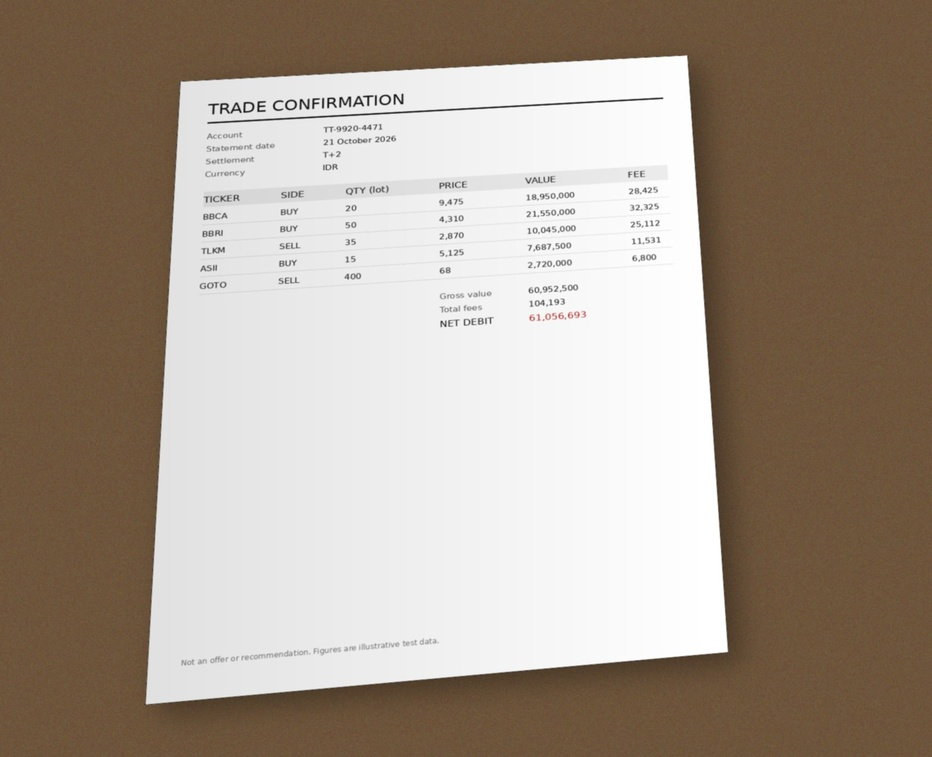
#> input picture .runs/2026-10-28-4/input/photo.jpg, 932 x 757 px, shrunk from 1600 x 1300 before the run
$ python flatten.py
#> lines starting #> are read from the running program, lines starting #| are printed output that depends on the picture; after the words box and inside, x2 and y2 are one past the last pixel; in counts of white or black regions, pixels touching at a corner belong together; long printed decimals are rounded
import json
import cv2
import numpy as np

img = cv2.imread("input/photo.jpg")
#> img is the input picture: shape (757, 932, 3); mean B, G, R 142.5, 155.5, 168.5
H, W = img.shape[:2]
#> H = 757; W = 932

# 1. Segment paper: low saturation + bright (desk is saturated brown)
hsv = cv2.cvtColor(cv2.GaussianBlur(img, (7, 7), 0), cv2.COLOR_BGR2HSV)
#> hsv: shape (757, 932, 3); mean H, S, V 9.1, 61.3, 168.5
mask = ((hsv[..., 1] < 60) & (hsv[..., 2] > 150)).astype(np.uint8) * 255
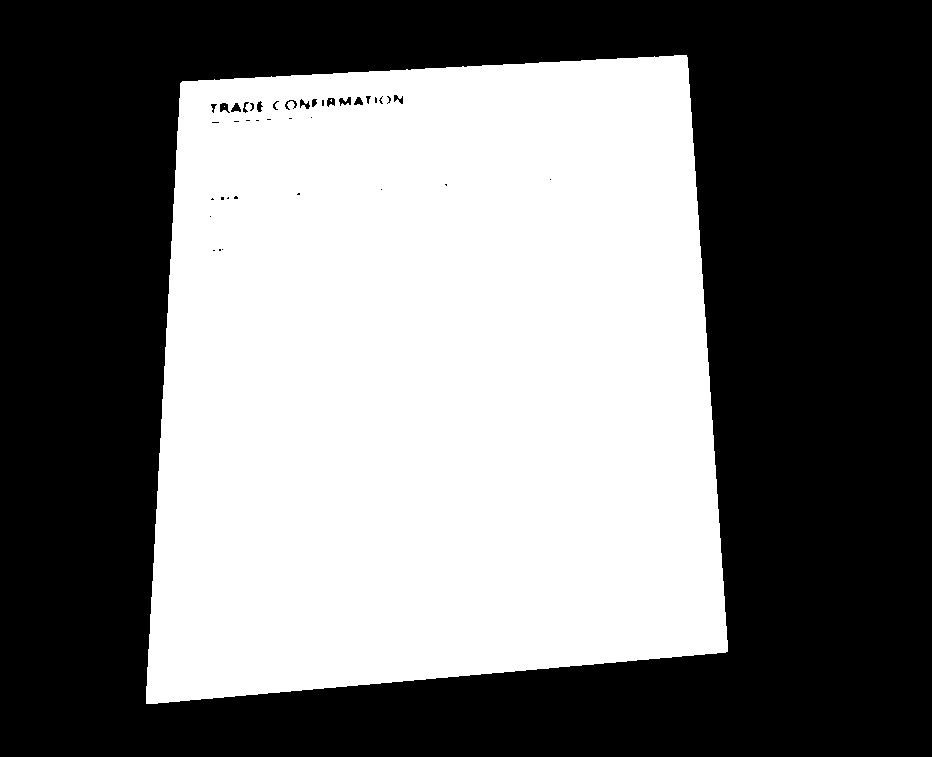
#> mask: shape (757, 932); 47.1% white; 3 white regions (2 under 20 px), largest, box (x1, y1, x2, y2) and area: (146, 55, 728, 704) 332010
mask = cv2.morphologyEx(mask, cv2.MORPH_CLOSE, np.ones((25, 25), np.uint8))
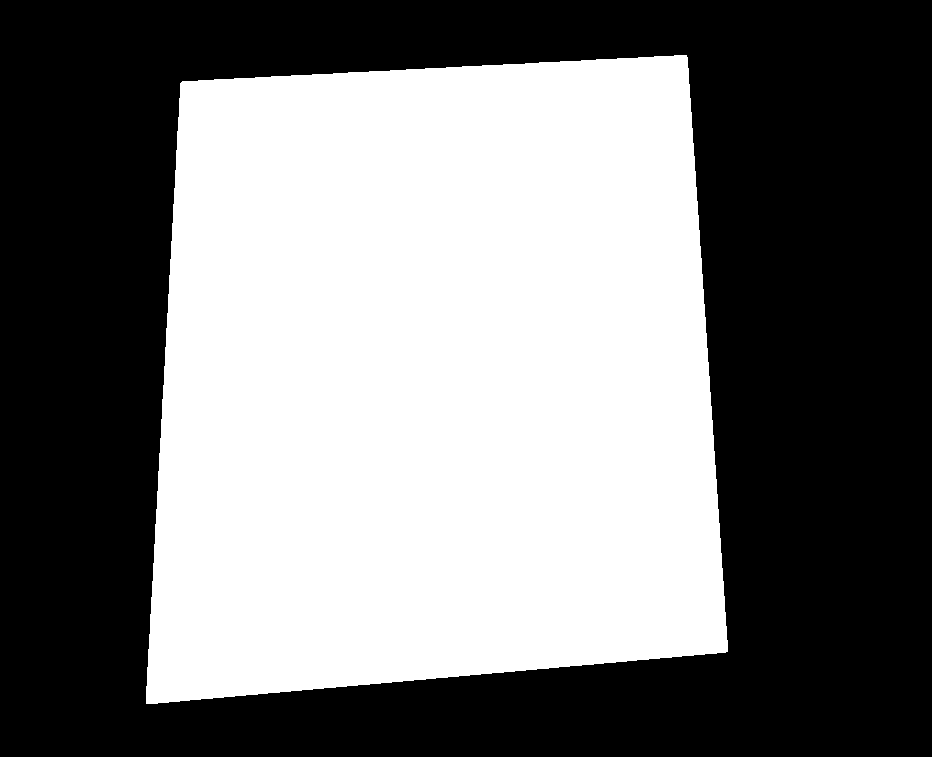
#> mask: shape (757, 932); 47.2% white; 1 white region, box (x1, y1, x2, y2) and area: (146, 55, 728, 704) 332758
mask = cv2.morphologyEx(mask, cv2.MORPH_OPEN, np.ones((25, 25), np.uint8))
#> mask: shape (757, 932); 47.2% white; 1 white region

# 2. Largest blob -> 4 corners
cnts, _ = cv2.findContours(mask, cv2.RETR_EXTERNAL, cv2.CHAIN_APPROX_SIMPLE)
#> cnts = 1 contour; box (x1, y1, x2, y2) and area: (147, 56, 727, 702) 331532
c = max(cnts, key=cv2.contourArea)
#> c = contour of 299 points, box (x1, y1, x2, y2) (147, 56, 727, 702), area 331532
hull = cv2.convexHull(c)
#> hull = contour of 23 points, box (x1, y1, x2, y2) (147, 56, 727, 702), area 332737
quad = None
for eps in np.linspace(0.005, 0.05, 40):
    a = cv2.approxPolyDP(hull, eps * cv2.arcLength(hull, True), True)
    if len(a) == 4:
        quad = a.reshape(4, 2).astype(np.float32)
        break
#> this loop made 1 pass
#> quad on pass 1: [[686, 56], [726, 651], [147, 701], [180, 83]]
assert quad is not None, "no 4-corner approximation"

# order TL, TR, BR, BL
s, d = quad.sum(1), np.diff(quad, axis=1).ravel()
#> s = [742, 1377, 848, 263]; d = [-630, -75, 554, -97]
src = np.array([quad[s.argmin()], quad[d.argmin()], quad[s.argmax()], quad[d.argmax()]], np.float32)
#> src = [[180, 83], [686, 56], [726, 651], [147, 701]]

# 3. Output size from edge lengths
wd = lambda p, q: float(np.linalg.norm(p - q))
w = int(round((wd(src[0], src[1]) + wd(src[3], src[2])) / 2))
#> w = 544
h = int(round((wd(src[0], src[3]) + wd(src[1], src[2])) / 2))
#> h = 608
dst = np.array([[0, 0], [w - 1, 0], [w - 1, h - 1], [0, h - 1]], np.float32)
#> dst = [[0, 0], [543, 0], [543, 607], [0, 607]]

# 4. Warp
M = cv2.getPerspectiveTransform(src, dst)
#> M = [[1.06, 0.0566, -195.5], [0.061, 1.14, -105.9], [-4.16e-05, 0.000238, 1]]
flat = cv2.warpPerspective(img, M, (w, h), flags=cv2.INTER_CUBIC)
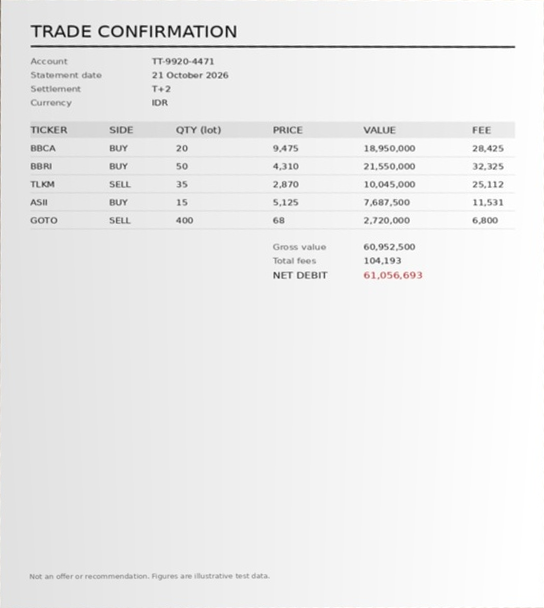
#> flat: shape (608, 544, 3); mean B, G, R 236.7, 236.7, 236.8
cv2.imwrite("output/flat.png", flat)

dbg = img.copy()
cv2.polylines(dbg, [src.astype(int)], True, (0, 255, 0), 4)
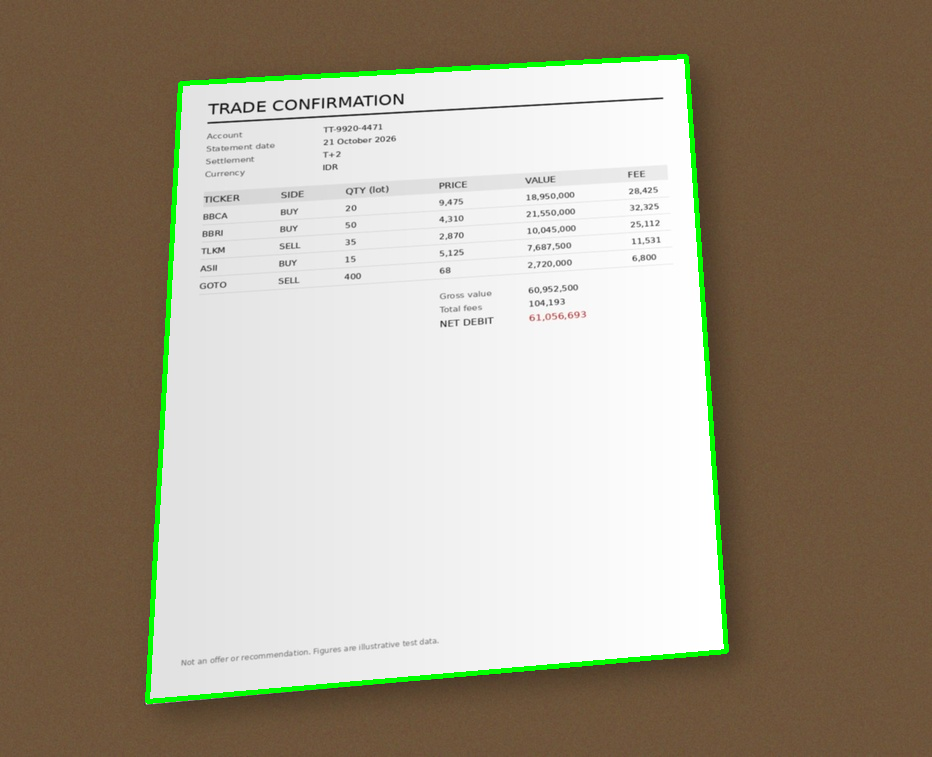
#> dbg: shape (757, 932, 3); 1.63% of pixels changed, all inside (x1, y1, x2, y2) = (145, 54, 729, 704)
cv2.imwrite("output/debug_corners.png", dbg)

json.dump({
    "method": "HSV threshold (low saturation, high value) -> morphology -> largest contour -> convex hull -> approxPolyDP to 4 corners -> getPerspectiveTransform + warpPerspective",
    "input_size": [W, H],
    "corners_tl_tr_br_bl": src.round(1).tolist(),
    "output_size": [w, h],
    "output_aspect_w_over_h": round(w / h, 3),
    "a4_aspect": 0.707,
    "interpolation": "cubic",
    "rotation_applied": "none beyond what the homography implies",
}, open("output/notes.json", "w"), indent=2)
print(src, w, h, w / h)
#| [[180.  83.]
#|  [686.  56.]
#|  [726. 651.]
#|  [147. 701.]] 544 608 0.8947
